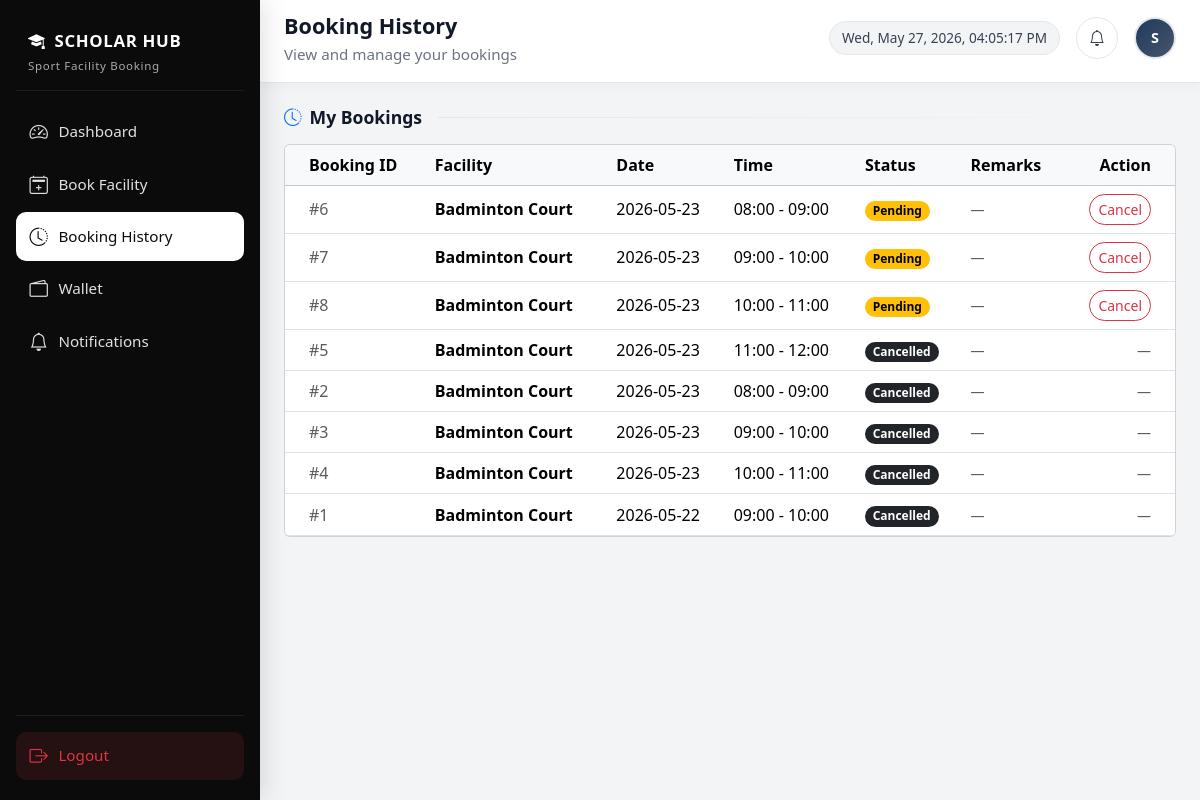
Page /booking_history.php (signed in) on the earlier database version.
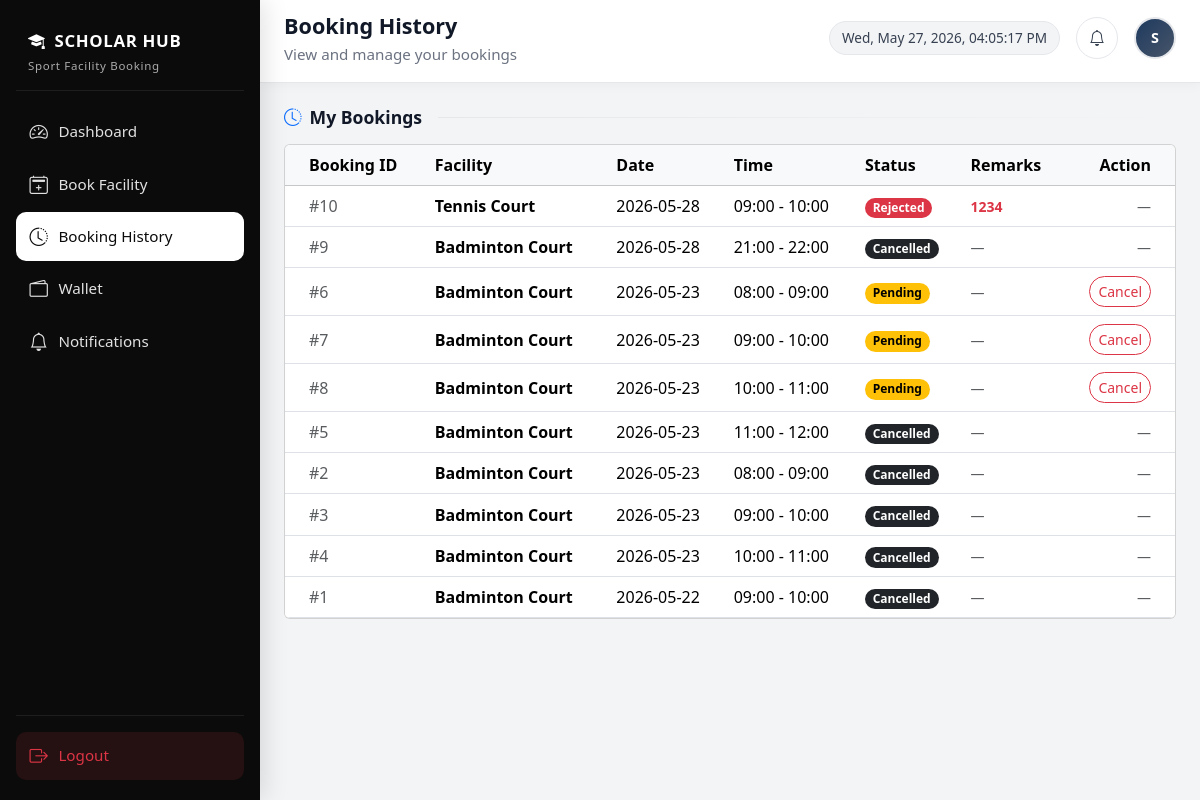
Same page on the later database version.
### tables this page shows
CREATE TABLE `bookings` (
  `booking_id` int(11) NOT NULL,
  `user_id` int(11) NOT NULL,
  `facility_type` varchar(50) NOT NULL,
  `court_id` int(11) DEFAULT NULL,
  `booking_date` date NOT NULL,
  `start_time` time NOT NULL,
  `end_time` time NOT NULL,
  `purpose` text DEFAULT NULL,
  `booking_status` enum('pending','approved','rejected','completed','cancelled') DEFAULT 'pending',
  `payment_method` varchar(50) DEFAULT NULL,
  `payment_amount` decimal(10,2) DEFAULT NULL,
  `payment_status` enum('pending','paid','failed','refunded') NOT NULL DEFAULT 'pending',
  `created_at` timestamp NOT NULL DEFAULT current_timestamp(),
  `reject_reason` text DEFAULT NULL
);

### booking_history.php (the view, shortened to what the changed rows need)
<?php
require __DIR__ . '/db.php';
$bookings = [];
$user_id = (int)$_SESSION['user_id'];
$sql = "SELECT b.*,
        CASE WHEN b.facility_type = 'snooker' THEN 'Snooker Room'
             WHEN b.facility_type = 'gym' THEN 'Gym Room'
             WHEN b.facility_type = 'swimming' THEN 'Swimming Pool'
             WHEN b.facility_type = 'track' THEN 'Track Field'
             WHEN b.facility_type = 'badminton' THEN 'Badminton Court'
             WHEN b.facility_type = 'basketball' THEN 'Basketball Court'
             WHEN b.facility_type = 'futsal' THEN 'Futsal Court'
             WHEN b.facility_type = 'tennis' THEN 'Tennis Court'
             WHEN b.facility_type = 'volleyball' THEN 'Volleyball Court'
             ELSE b.facility_type END as facility_name
        FROM bookings b
        WHERE b.user_id = ?
        ORDER BY b.created_at DESC";
$stmt = mysqli_prepare($conn, $sql);
if ($stmt) {
    mysqli_stmt_bind_param($stmt, "i", $user_id);
    mysqli_stmt_execute($stmt);
    $res = mysqli_stmt_get_result($stmt);
    while ($row = mysqli_fetch_assoc($res)) {
        $bookings[] = $row;
    }
}
?>
<!DOCTYPE html>
<html lang="en">
<head>
    <link href="https://cdn.jsdelivr.net/npm/bootstrap@5.3.3/dist/css/bootstrap.min.css" rel="stylesheet">
    <link href="https://cdn.jsdelivr.net/npm/bootstrap-icons@1.11.3/font/bootstrap-icons.css" rel="stylesheet">
</head>
<body>
<div class="main-wrap" id="mainWrap">
    <main class="content-area">
        <h2 class="section-title"><i class="bi bi-clock-history text-primary"></i> My Bookings</h2>
        <div class="card card-soft p-0 overflow-hidden">
            <div class="table-responsive">
                <table class="table table-modern table-hover align-middle mb-0">
                    <thead class="table-light">
                        <tr>
                            <th class="ps-4">Booking ID</th>
                            <th>Facility</th>
                            <th>Date</th>
                            <th>Time</th>
                            <th>Status</th>
                            <th>Remarks</th>
                            <th class="pe-4 text-end">Action</th>
                        </tr>
                    </thead>
                    <tbody>
                        <?php if (empty($bookings)): ?>
                        <tr>
                            <td colspan="7" class="text-center py-4 text-muted">You have no bookings yet.</td>
                        </tr>
                        <?php else: ?>
                            <?php foreach ($bookings as $b):
                                $status_class = 'text-bg-secondary';
                                if ($b['booking_status'] === 'pending') $status_class = 'text-bg-warning';
                                elseif ($b['booking_status'] === 'approved') $status_class = 'text-bg-success';
                                elseif ($b['booking_status'] === 'rejected') $status_class = 'text-bg-danger';
                                elseif ($b['booking_status'] === 'cancelled') $status_class = 'text-bg-dark';
                            ?>
                            <tr>
                                <td class="ps-4 text-muted">#<?php echo htmlspecialchars($b['booking_id']); ?></td>
                                <td class="fw-semibold"><?php echo htmlspecialchars($b['facility_name']); ?></td>
                                <td><?php echo htmlspecialchars($b['booking_date']); ?></td>
                                <td><?php echo htmlspecialchars(substr($b['start_time'], 0, 5) . ' - ' . substr($b['end_time'], 0, 5)); ?></td>
                                <td>
                                    <span class="badge rounded-pill <?php echo $status_class; ?>">
                                        <?php echo ucfirst(htmlspecialchars($b['booking_status'])); ?>
                                    </span>
                                </td>
                                <td>
                                    <?php if ($b['booking_status'] === 'rejected'): ?>
                                        <?php if (!empty($b['reject_reason'])): ?>
                                            <span class="text-danger small fw-semibold"><?php echo htmlspecialchars($b['reject_reason']); ?></span>
                                        <?php else: ?>
                                            <span class="text-muted small">No remarks provided.</span>
                                        <?php endif; ?>
                                    <?php else: ?>
                                        <span class="text-muted small">—</span>
                                    <?php endif; ?>
                                </td>
                                <td class="pe-4 text-end">
                                    <?php if (in_array($b['booking_status'], ['pending', 'approved'])): ?>
                                    <form method="POST" style="display:inline;" onsubmit="return confirm('Are you sure you want to cancel this booking?');">
                                        <button type="submit" class="btn btn-sm btn-outline-danger rounded-pill">Cancel</button>
                                    </form>
                                    <?php else: ?>
                                    <span class="text-muted small">—</span>
                                    <?php endif; ?>
                                </td>
                            </tr>
                            <?php endforeach; ?>
                        <?php endif; ?>
                    </tbody>
                </table>
            </div>
        </div>
    </main>
</div>
</body>
</html>

Differences in the rows shown:
added bookings: booking_id "10", facility_name "Tennis Court", booking_date "2026-05-28", start_time+end_time "09:00 - 10:00", booking_status "Rejected", reject_reason "1234"
added bookings: booking_id "9", facility_name "Badminton Court", booking_date "2026-05-28", start_time+end_time "21:00 - 22:00", booking_status "Cancelled"
